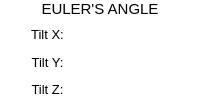
                        <widget class="QFrame" name="frame_16">
                         <property name="maximumSize">
                          <size>
                           <width>16777215</width>
                           <height>16777215</height>
                          </size>
                         </property>
                         <property name="styleSheet">
                          <string notr="true">background:white;
border-radius: 15px;</string>
                         </property>
                         <property name="frameShape">
                          <enum>QFrame::StyledPanel</enum>
                         </property>
                         <property name="frameShadow">
                          <enum>QFrame::Raised</enum>
                         </property>
                         <layout class="QVBoxLayout" name="verticalLayout_59" stretch="0,1">
                          <property name="leftMargin">
                           <number>0</number>
                          </property>
                          <property name="topMargin">
                           <number>0</number>
                          </property>
                          <property name="rightMargin">
                           <number>0</number>
                          </property>
                          <property name="bottomMargin">
                           <number>0</number>
                          </property>
                          <item>
                           <widget class="QLabel" name="label_39">
                            <property name="font">
                             <font>
                              <pointsize>11</pointsize>
                             </font>
                            </property>
                            <property name="styleSheet">
                             <string notr="true">background:transparent;
border-top-left-radius: 15px;
border-top-right-radius: 15px;</string>
                            </property>
                            <property name="text">
                             <string>EULER'S ANGLE</string>
                            </property>
                            <property name="alignment">
                             <set>Qt::AlignCenter</set>
                            </property>
                           </widget>
                          </item>
                          <item>
                           <widget class="QFrame" name="frame_62">
                            <property name="frameShape">
                             <enum>QFrame::StyledPanel</enum>
                            </property>
                            <property name="frameShadow">
                             <enum>QFrame::Raised</enum>
                            </property>
                            <layout class="QHBoxLayout" name="horizontalLayout_49">
                             <property name="spacing">
                              <number>0</number>
                             </property>
                             <property name="leftMargin">
                              <number>0</number>
                             </property>
                             <property name="topMargin">
                              <number>0</number>
                             </property>
                             <property name="rightMargin">
                              <number>0</number>
                             </property>
                             <property name="bottomMargin">
                              <number>0</number>
                             </property>
                             <item>
                              <widget class="QFrame" name="frame_103">
                               <property name="styleSheet">
                                <string notr="true">background:transparent;</string>
                               </property>
                               <property name="frameShape">
                                <enum>QFrame::StyledPanel</enum>
                               </property>
                               <property name="frameShadow">
                                <enum>QFrame::Raised</enum>
                               </property>
                               <layout class="QVBoxLayout" name="verticalLayout_72">
                                <property name="leftMargin">
                                 <number>0</number>
                                </property>
                                <property name="topMargin">
                                 <number>0</number>
                                </property>
                                <property name="rightMargin">
                                 <number>0</number>
                                </property>
                                <property name="bottomMargin">
                                 <number>0</number>
                                </property>
                                <item>
                                 <widget class="QLabel" name="label_57">
                                  <property name="font">
                                   <font>
                                    <pointsize>10</pointsize>
                                   </font>
                                  </property>
                                  <property name="text">
                                   <string>Tilt X:</string>
                                  </property>
                                  <property name="alignment">
                                   <set>Qt::AlignCenter</set>
                                  </property>
                                 </widget>
                                </item>
                                <item>
                                 <widget class="QLabel" name="label_58">
                                  <property name="font">
                                   <font>
                                    <pointsize>10</pointsize>
                                   </font>
                                  </property>
                                  <property name="text">
                                   <string>Tilt Y:</string>
                                  </property>
                                  <property name="alignment">
                                   <set>Qt::AlignCenter</set>
                                  </property>
                                 </widget>
                                </item>
                                <item>
                                 <widget class="QLabel" name="label_59">
                                  <property name="font">
                                   <font>
                                    <pointsize>10</pointsize>
                                   </font>
                                  </property>
                                  <property name="text">
                                   <string>Tilt Z:</string>
                                  </property>
                                  <property name="alignment">
                                   <set>Qt::AlignCenter</set>
                                  </property>
                                 </widget>
                                </item>
                               </layout>
                              </widget>
                             </item>
                             <item>
                              <widget class="QFrame" name="frame_104">
                               <property name="sizePolicy">
                                <sizepolicy hsizetype="Preferred" vsizetype="Preferred">
                                 <horstretch>0</horstretch>
                                 <verstretch>0</verstretch>
                                </sizepolicy>
                               </property>
                               <property name="minimumSize">
                                <size>
                                 <width>105</width>
                                 <height>0</height>
                                </size>
                               </property>
                               <property name="styleSheet">
                                <string notr="true">background:transparent</string>
                               </property>
                               <property name="frameShape">
                                <enum>QFrame::StyledPanel</enum>
                               </property>
                               <property name="frameShadow">
                                <enum>QFrame::Raised</enum>
                               </property>
                               <layout class="QVBoxLayout" name="verticalLayout_73">
                                <property name="leftMargin">
                                 <number>0</number>
                                </property>
                                <property name="topMargin">
                                 <number>0</number>
                                </property>
                                <property name="rightMargin">
                                 <number>0</number>
                                </property>
                                <property name="bottomMargin">
                                 <number>0</number>
                                </property>
                                <item>
                                 <widget class="QFrame" name="frame_111">
                                  <property name="frameShape">
                                   <enum>QFrame::StyledPanel</enum>
                                  </property>
                                  <property name="frameShadow">
                                   <enum>QFrame::Raised</enum>
                                  </property>
                                 </widget>
                                </item>
                                <item>
                                 <widget class="QFrame" name="frame_112">
                                  <property name="frameShape">
                                   <enum>QFrame::StyledPanel</enum>
                                  </property>
                                  <property name="frameShadow">
                                   <enum>QFrame::Raised</enum>
                                  </property>
                                 </widget>
                                </item>
                                <item>
                                 <widget class="QFrame" name="frame_114">
                                  <property name="frameShape">
                                   <enum>QFrame::StyledPanel</enum>
                                  </property>
                                  <property name="frameShadow">
                                   <enum>QFrame::Raised</enum>
                                  </property>
                                 </widget>
                                </item>
                               </layout>
                              </widget>
                             </item>
                            </layout>
                           </widget>
                          </item>
                         </layout>
                        </widget>
